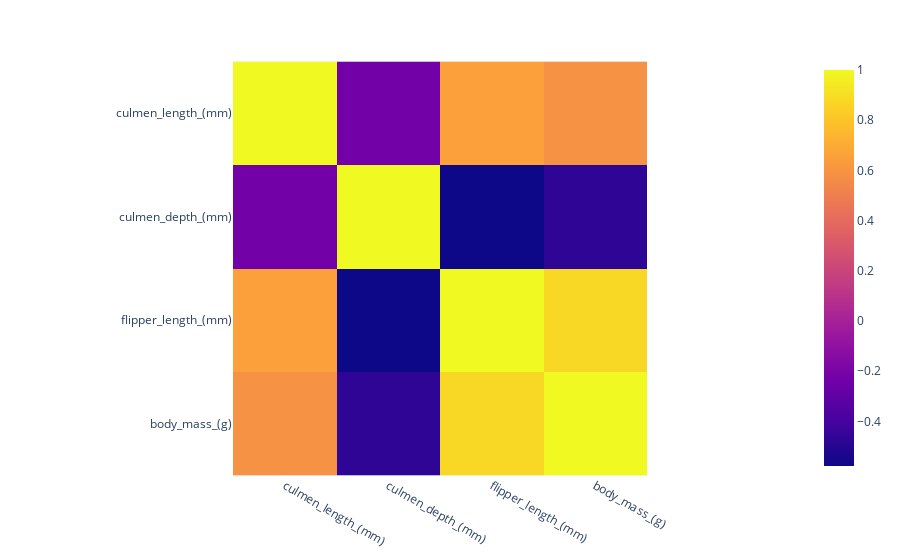

This figure's notebook cell:
### Markdown cell above
This is to look at the distribution of gender in the data of penguins. There is a tiny disparity between the two of about 3. Looking at the graph, this increase seems to be mainly in registered
in the Adelie Penguin species.

Going forward, I'm going to be using classification analysis to see if a model can predict the species by attributes such as the culmin length, culmin width, flipper length, and body mass.

When making the baseline, the majority Adelie species will be used as the baseline.

### Code cell
# after inspecting this heat map, I realized I didn't need sample size nor any unique identifying information for each individual penguin for the model to see. So I will be dropping those columns.
corr_pdf = px.imshow(pdf.corr(numeric_only=True))
corr_pdf.show()

### Figure 1 — Plotly figure (JSON) as saved in the notebook; plotly's stock layout.template omitted (floating-point values rounded to 4 significant figures)
{"data": [{"coloraxis": "coloraxis", "hovertemplate": "x: %{x}<br>y: %{y}<br>color: %{z}<extra></extra>", "name": "0", "type": "heatmap", "x": ["culmen_length_(mm)", "culmen_depth_(mm)", "flipper_length_(mm)", "body_mass_(g)"], "xaxis": "x", "y": ["culmen_length_(mm)", "culmen_depth_(mm)", "flipper_length_(mm)", "body_mass_(g)"], "yaxis": "y", "z": [[1, -0.2286, 0.6531, 0.5895], [-0.2286, 1, -0.5778, -0.472], [0.6531, -0.5778, 1, 0.873], [0.5895, -0.472, 0.873, 1]]}], "layout": {"coloraxis": {"colorscale": [[0, "#0d0887"], [0.1111, "#46039f"], [0.2222, "#7201a8"], [0.3333, "#9c179e"], [0.4444, "#bd3786"], [0.5556, "#d8576b"], [0.6667, "#ed7953"], [0.7778, "#fb9f3a"], [0.8889, "#fdca26"], [1, "#f0f921"]]}, "margin": {"t": 60}, "xaxis": {"anchor": "y", "constrain": "domain", "domain": [0, 1], "scaleanchor": "y"}, "yaxis": {"anchor": "x", "autorange": "reversed", "constrain": "domain", "domain": [0, 1]}}}
